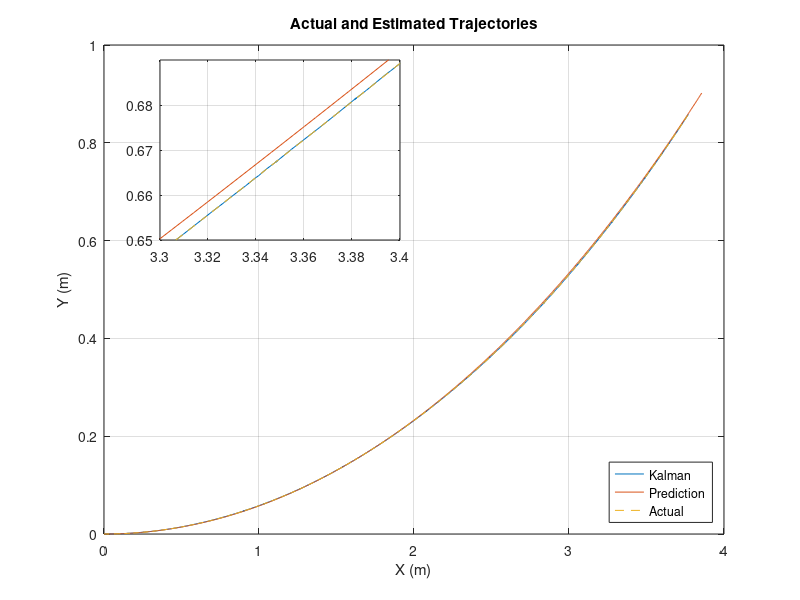
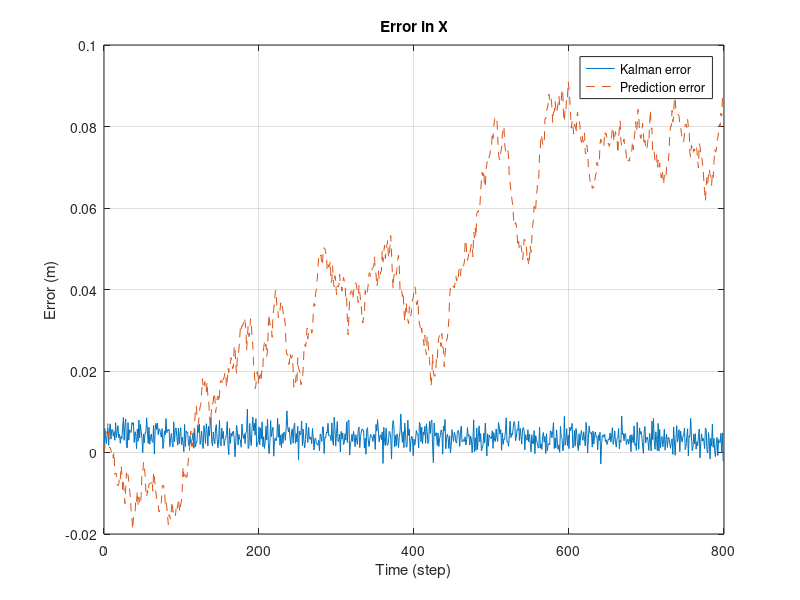
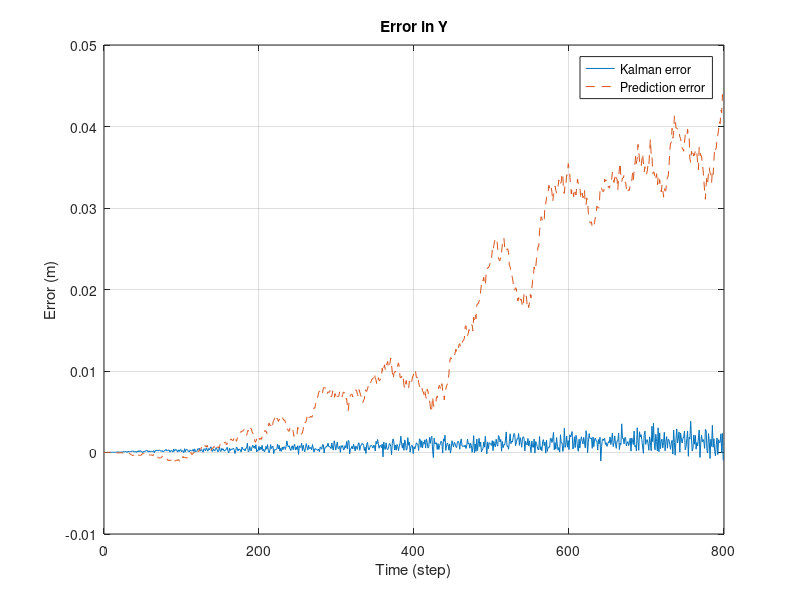
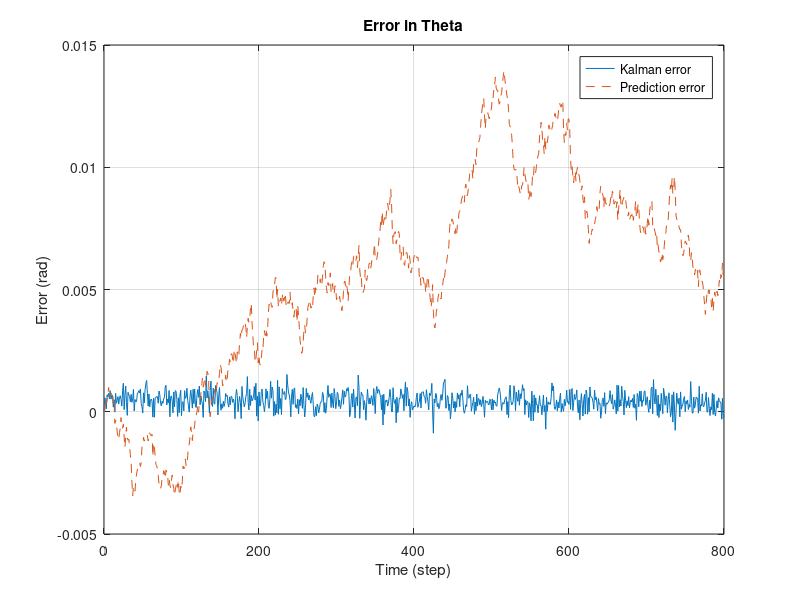

The MATLAB script that drew these images, in order:
% Extended Kalman Filter for tricycle Mobile Robot type 2
clear all
close all

load measdat6
load contrlsig
 
G = 6;  % Group 6
dt = 0.05;  % Time step;
runTime = 40; % Total run time
step = floor(runTime/dt); %Step
v = 0.1; % Velocity
alpha = 0.2; % Steerinng angle
d = sqrt(2.5+0.1*G); %Axial distance

% Landmarks
x_LM1 = 3;
y_LM1 = 4;

x_LM2 = 4;
y_LM2 = 4;

% Initial error covarience matrix
P(:,:,1)=[0 0 0;0 0 0;0 0 0];     
                                            
% Initial location
x(1) = 0;  
y(1) = 0;
theta(1) = 0;

% Initial actual location  
xa(1) = 0;  
ya(1) = 0;
thetaa(1) = 0;

% Initial prediction location 
xp(1) = 0;  
yp(1) = 0;
thetap(1) = 0;

% Variance of the input noise.
Q=[(2.5*10^-3) 0; 0 (3.6*10^-3)];    

% Variance of the measurement noise.
R=[(10^-6) 0 0 0;...
    0 (10^-6) 0 0;...
    0 0 (7.62*10^-5) 0;...
    0 0 0 (7.62*10^-5)];  

%Input control
v_a = inp(1,:);
alpha_a = inp(2,:);

z(:,:) = me(:,:);

for k=2:step
    % Actual value
    xa(k) = xa(k-1) + v_a(k-1)*cos(thetaa(k-1))*dt;
    ya(k) = ya(k-1) + v_a(k-1)*sin(thetaa(k-1))*dt;
    thetaa(k) = thetaa(k-1) + v_a(k-1)*tan(alpha_a(k-1))/d*dt;

    % Prediction based on system model only (no Kalman Filter)
    xp(k) = xp(k-1) + v*cos(thetap(k-1))*dt;
    yp(k) = yp(k-1) + v*sin(thetap(k-1))*dt;
    thetap(k) = thetap(k-1) + (v*tan(alpha))/d*dt;
   
    % Kalman filter
    A = [1 0 -v*sin(theta(k-1))*dt;...
         0 1 v*cos(theta(k-1))*dt;...
         0 0 1];
    
    W = [cos(theta(k-1))*dt 0;...
         sin(theta(k-1))*dt 0;...
         tan(alpha)*dt/d v*dt/(cos(alpha)*cos(alpha)*d)];
     
    Pe(:,:,k)=A*P(:,:,k-1)*A' + W*Q*W';
     
    H = [(x(k-1)-x_LM1)/sqrt((x(k-1)-x_LM1)^2 + (y(k-1)-y_LM1)^2)...
       (y(k-1)-y_LM1)/sqrt((x(k-1)-x_LM1)^2 + (y(k-1)-y_LM1)^2) 0;...
       (x(k-1)-x_LM2)/sqrt((x(k-1)-x_LM2)^2 + (y(k-1)-y_LM2)^2)...
       (y(k-1)-y_LM2)/sqrt((x(k-1)-x_LM2)^2 + (y(k-1)-y_LM2)^2) 0;...
       (y_LM1-y(k-1))/((x(k-1)-x_LM1)^2 + (y(k-1)-y_LM1)^2)...
       (x_LM1-x(k-1))/((x(k-1)-x_LM1)^2 + (y(k-1)-y_LM1)^2) -1;...
       (y_LM2-y(k-1))/((x(k-1)-x_LM1)^2 + (y(k-1)-y_LM1)^2)...
       (x_LM2-x(k-1))/((x(k-1)-x_LM1)^2 + (y(k-1)-y_LM1)^2) -1];
    
   % Kalman gain
    K(:,:,k)=Pe(:,:,k)*H'/(H*Pe(:,:,k)*H' + R);  

    
    X_pre(:,k) = [xa(k-1) + v*cos(thetaa(k-1))*dt;
                  ya(k-1) + v*sin(thetaa(k-1))*dt;
                  thetaa(k-1) + v*tan(alpha)/d*dt];
    
    rA = sqrt((X_pre(1,k-1)-x_LM1).*(X_pre(1,k-1)-x_LM1) + (X_pre(2,k-1)-y_LM1).*(X_pre(2,k-1)-y_LM1));
    rB = sqrt((X_pre(1,k-1)-x_LM2).*(X_pre(1,k-1)-x_LM2) + (X_pre(2,k-1)-y_LM2).*(X_pre(2,k-1)-y_LM2));
    phi_A = atan2((y_LM1-X_pre(2,k-1)),(x_LM1-X_pre(1,k-1))) - X_pre(3,k-1);
    phi_B = atan2((y_LM2-X_pre(2,k-1)),(x_LM2-X_pre(1,k-1))) - X_pre(3,k-1);
    z_pre(:,k) = [rA; rB; phi_A; phi_B];

    % Kalman Estimated location
    X = X_pre(:,k) + K(:,:,k)*(z(:,k)- z_pre(:,k));  
    x(k) = X(1);
    y(k) = X(2);
    theta(k) = X(3);
    
    % Estimation covariance error
    P(:,:,k)=(eye(3)-K(:,:,k)*H)*Pe(:,:,k); 
end

% Plot the results
time=0:step-1;
figure(1)
plot(x,y,xp,yp,xa,ya,'--')
xlabel('X (m)');
ylabel('Y (m)');
legend('Kalman','Prediction','Actual','Location','SouthEast' )
title('Actual and Estimated Trajectories')
grid on;

% Creating the zoom 
ax = axes;
set(ax,'units','normalized','position',[0.2,0.6,0.3,0.3])
box(ax,'on')
hold on
plot(x,y,xp,yp,xa,ya,'--')
set(ax,'xlim',[3.3,3.4],'ylim',[0.65,0.69])
grid on;

figure(2)
plot(time,x-xa,time,xp-xa,'--')
legend('Kalman error','Prediction error')
xlabel('Time (step)');
ylabel('Error (m)');
title('Error in X')
grid

figure(3)
plot(time,y-ya,time,yp-ya,'--')
xlabel('Time (step)');
ylabel('Error (m)');
legend('Kalman error','Prediction error')
title('Error in Y')
grid

figure(4)
plot(time,theta-thetaa,time,thetap-thetaa,'--')
xlabel('Time (step)');
ylabel('Error (rad)');
legend('Kalman error','Prediction error')
title('Error in Theta')
grid